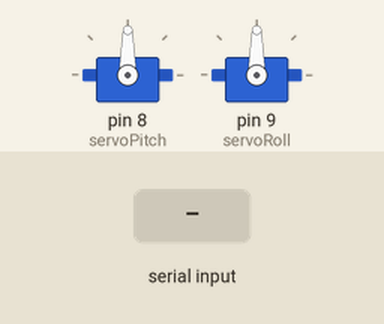
This sketch was run on a simulated Arduino Uno, built with avr-gcc and run on an emulated ATmega328P. Shown: 2 × servo. The inputs (shaded band) are chosen by the test bench.

Above: at 1.2 s.
1.3 s: "A90\n" received over Serial
At 1.6 s:
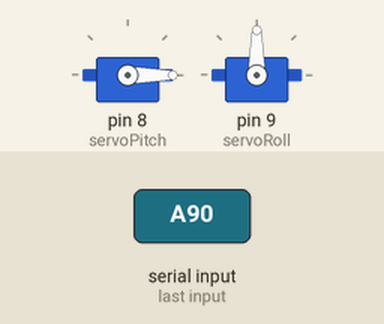
2.8 s: "A,45\n" received over Serial
At 4.0 s:
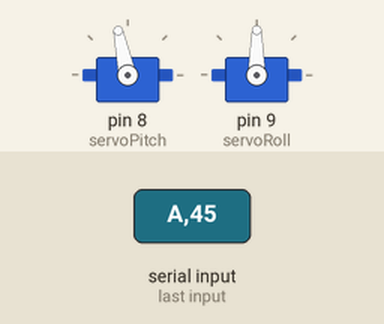
4.3 s: "B90\n" received over Serial
At 5.1 s:
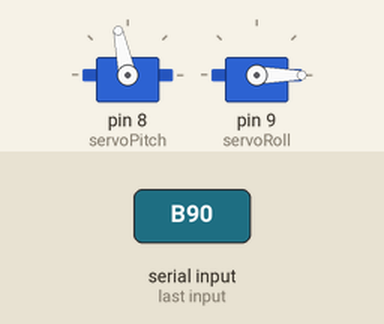
5.8 s: "B,45\n" received over Serial
At 6.2 s:
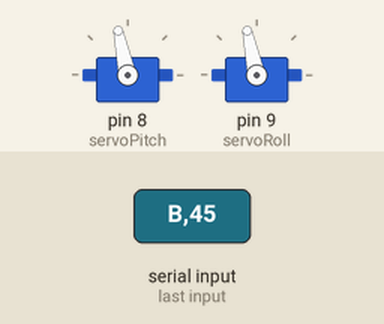
7.3 s: "A" received over Serial
At 8.5 s:
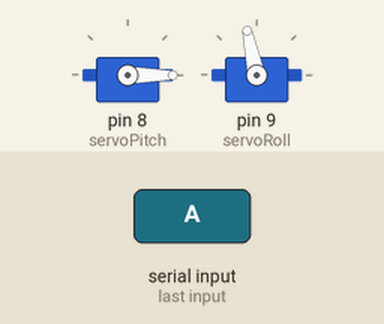
8.8 s: "B" received over Serial
At 9.7 s:
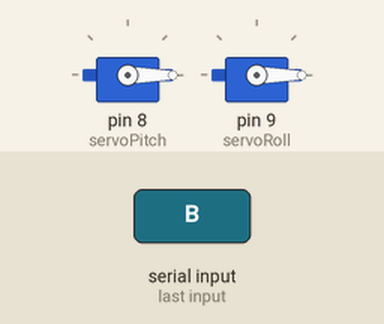
Timing chart, 0 to 11.3 s (numbered marks = the images above; inputs shaded):
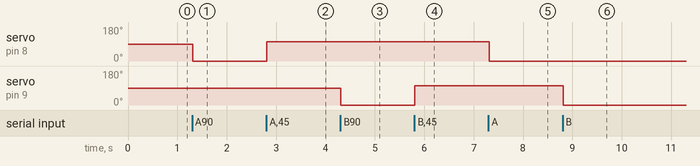

Measured:
- after the input at 1.3 s, servo on pin 8 (servoPitch): 90° → 0° at once
- after the input at 2.8 s, servo on pin 8 (servoPitch): 0° → 102° at once
- after the input at 4.3 s, servo on pin 9 (servoRoll): 90° → 0° at once
- after the input at 5.8 s, servo on pin 9 (servoRoll): 0° → 102° at once
- after the input at 7.3 s, servo on pin 8 (servoPitch): 102° → 0° at once
- after the input at 8.8 s, servo on pin 9 (servoRoll): 102° → 0° at once

The sketch:

MotionPlatform.ino
```cpp
#include <Servo.h>

Servo servoPitch;  // Cria um um objeto Servo para controlar o servo motor da arfagem
Servo servoRoll;  // Cria um um objeto Servo para controlar o servo motor da rolagem
int posPitch = 0;
int posRoll = 0;

// Cria a variável que irá receber os dados seriais.
int serCom;

// Criam as variáveis para armazenar dados em formato de texto.
String pitch, pitchold, roll, rollold;

// Inicializa o hardware
void setup()
{

  servoPitch.attach(8);  // Correlaciona o objeto Servo (Arfagem) ao pino 8 do arduino
  servoRoll.attach(9);  // Correlaciona o objeto Servo (rolagem) ao pino 9 do arduino

  Serial.begin(115200);  // inicializa a comunicação serial na velocidade de 115200bps

Serial.flush(); // Aguarda terminar alguma comunicação serial
}

// O programa em si

void loop() {

  // Verifica se a comunicação serial está disponível
   if (Serial.available() > 0) {

    // Lê o último byte recebido via comunicação serial
    serCom = Serial.read();

    if (serCom == 'A'){     // verifica o simbolo que representa o início da informação de arfagem

              delay (11); // Espera necessária para evitar erro de leitura

              pitch = ""; // Inicializa a variável para a arfagem
              pitch += char(Serial.read());// sinal
              pitch += char(Serial.read()); // Caractere para representar centena de Graus
              pitch += char(Serial.read()); // Caractere para representar dezena de Graus
              pitch += char(Serial.read()); // Caractere para representar unidade de Graus
              pitch += char(Serial.read()); // ponto decimal
              pitch += char(Serial.read()); // Caractere para representar a parte decimal dos graus
              if (pitch != pitchold){  // Verifica se a leitura atual é diferente da última leitura

                   // Convertemos a partir da tabela ASCII os bytes recebidos para um valor decimal
                   posPitch = ((pitch[2]-48)*10+(pitch[3]-48));

                   // Se o sinal for negatvo, multiplicamos por -1 para obter um valor negativo
                   if (pitch[0] == '-'){
                       posPitch = (posPitch * -1);
                    }

                   // Adicionamos o valor da arfagem ao valor "neutro" do servo motor
                   posPitch = posPitch + 90;
                   servoPitch.write(posPitch);
                   delay(11); // Aguarda o servo se posicionar

                   pitchold = pitch; // O valor recebido será considerado como último valor.
                    }
              }

   if (serCom == 'B'){    // verifica o simbolo que representa o início da informação de rolagem

              delay (11); // Espera necessária para evitar erro de leitura

              roll = ""; // Inicializa a variável para a rolagem
              roll += char(Serial.read()); // sinal
              roll += char(Serial.read()); // Caractere para representar centena de Graus
              roll += char(Serial.read()); // Caractere para representar dezena de Graus
              roll += char(Serial.read()); // Caractere para representar unidade de Graus
              roll += char(Serial.read()); // ponto decimal
              roll += char(Serial.read()); // Caractere para representar a parte decimal dos graus

              if (roll != rollold){ // Verifica se a leitura atual é diferente da última leitura

                   // Convertemos a partir da tabela ASCII os bytes recebidos para um valor decimal
                   posRoll = ((roll[2]-48)*10+(roll[3]-48));

                   // Se o sinal for negatvo, multiplicamos por -1 para obter um valor negativo
                   if (roll[0] == '-'){
                       posRoll = (posRoll * -1);
                    }

                   // Adicionamos o valor da rolagem ao valor "neutro" do servo motor
                   posRoll = posRoll + 90;
                   servoRoll.write(posRoll);
                   delay(11); // Aguarda o servo se posicionar

                   rollold = roll; // O valor recebido será considerado como último valor.
                    }
              }

   }

}
```
